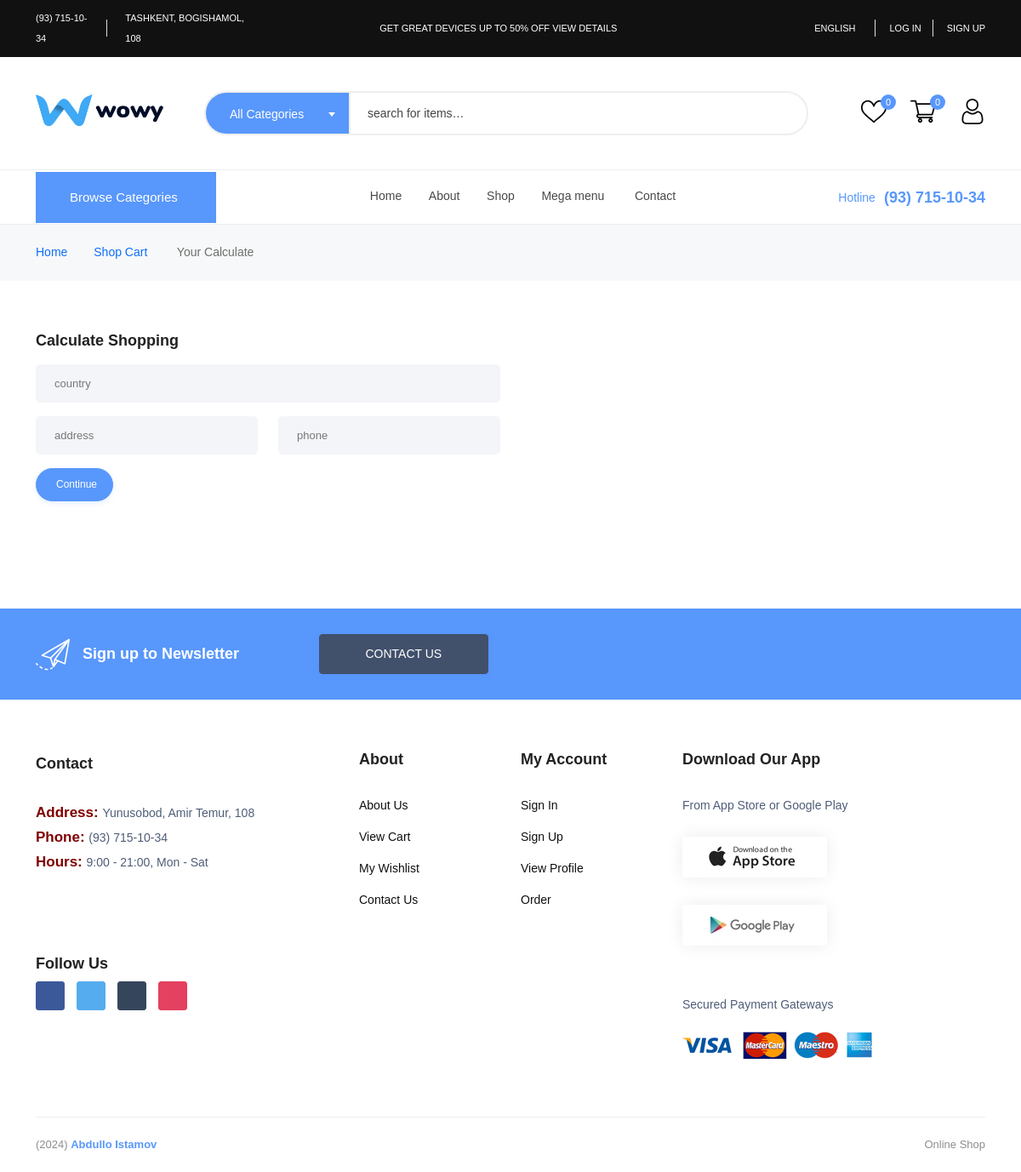
The page /order/shop-address/ on the database its author committed.
### apps/product/models.py (models this page shows)
class About(BaseModel):
    phone_number = models.CharField(max_length=20)
    location = models.CharField(max_length=500)
    address = models.CharField(max_length=100)
    hours = models.CharField(max_length=50)
    our_team_image = models.ImageField(upload_to='our_team/')
    team_title = models.CharField(max_length=50)
    team_body = models.TextField()
    team_person_name = models.CharField(max_length=50)
    team_person_position = models.CharField(max_length=50)
    team_person_facebook = models.CharField(max_length=100)
    team_person_instagram = models.CharField(max_length=100)
    team_person_linkedin = models.CharField(max_length=100)
    team_person_twitter = models.CharField(max_length=100)
    shop_facebook = models.CharField(max_length=100)
    shop_instagram = models.CharField(max_length=100)
    shop_linkedin = models.CharField(max_length=100)
    shop_twitter = models.CharField(max_length=100)

### apps/order/models.py (models this page shows, shortened)
class Payment(BaseModel):
     order = models.ManyToManyField(AddToCardInWishlist, related_name='payment')
     country = models.CharField(max_length=100)
     address = models.CharField(max_length=200)
     phone = models.CharField(max_length=15)

### apps/order/views.py (the view, shortened to what this page needs)
# urls.py: path('shop-address/', ShopAddressView.as_view(), name='shop-address'),
class ShopAddressView(View):
     def get(self, request):
          form = PaymentForm()
          context = {
               'form': form,
          }
          return render(request, 'products/shop-address.html', context)

### apps/order/forms.py (shortened to what this page needs)
class PaymentForm(forms.ModelForm):
     class Meta:
          model = Payment
          fields = ['country', 'address', 'phone']
          widgets = {
               'country': forms.TextInput(attrs={'class': 'form-control', 'placeholder':'country'}),
               'address': forms.TextInput(attrs={'class': 'form-control', 'placeholder':'address'}),
               'phone': forms.TextInput(attrs={'class': 'form-control', 'placeholder':'phone'}),
          }

### templates/products/shop-address.html (shortened to what this page needs)
{% extends "base.html" %}
{% load static %}
{% block content %}
    <main class="main">
        <div class="page-header breadcrumb-wrap">
            <div class="container">
                <div class="breadcrumb">
                    <a href="{% url 'home' %}" rel="nofollow">Home</a>
                    <span></span><a href="{% url 'shop-cart' %}">Shop Cart</a>
                    <span></span> Your Calculate
                </div>
            </div>
        </div>
        <section class="mt-60 mb-60">
            <div class="container">
                <div class="row">
                    <div class="col-12">
                        <div class="row mb-50">
                            <div class="col-lg-6 col-md-12">
                                <div class="heading_s1 mb-3">
                                    <h4>Calculate Shopping</h4>
                                </div>
                                <form class="field_form shipping_calculator" method="POST">
                                    <div class="form-row">
                                        <div class="form-group col-lg-12">
                                            <div class="custom_select">
                                                {{ form.country }}
                                            </div>
                                        </div>
                                    </div>
                                    <div class="form-row row">
                                        <div class="form-group col-lg-6">
                                            {{ form.address }}
                                        </div>
                                        <div class="form-group col-lg-6">
                                            {{ form.phone }}
                                        </div>
                                    </div>
                                    <div class="form-row">
                                        <div class="form-group col-lg-12">
                                            <button class="btn btn-rounded btn-sm btn-shadow-brand hover-up">Continue</button>
                                        </div>
                                    </div>
                                </form>
                            </div>
                        </div>
                    </div>
                </div>
            </div>
        </section>
    </main>
{% endblock content %}

### templates/base.html (shortened to what this page needs)
<!DOCTYPE html>
{% load static %}
<html class="no-js" lang="en">
<head>
    <link rel="stylesheet" href="{% static 'css/main.css' %}">
</head>
<body>
    <header class="header-area header-style-4 header-height-2">
        <div class="header-top header-top-ptb-1 d-none d-lg-block">
            <div class="container">
                <div class="row align-items-center">
                    <div class="col-xl-3 col-lg-4">
                        <div class="header-info">
                            <ul>
                                <li><a href="/">{{ about.phone_number }}</a></li>
                                <li><a target="_blank" href="/">{{ about.location }}</a></li>
                            </ul>
                        </div>
                    </div>
                    <div class="col-xl-6 col-lg-4">
                        <div class="text-center">
                            <div id="news-flash" class="d-inline-block">
                                <ul>
                                    <li> Get great devices up to 50% off <a class="active" href="#">View details</a></li>
                                </ul>
                            </div>
                        </div>
                    </div>
                    <div class="col-xl-3 col-lg-4">
                        <div class="header-info header-info-right">
                            <ul>
                                <li>
                                    <a class="language-dropdown-active" href="#">  English </a>
                                </li>
                                {% if user.is_authenticated %}
                                    <a href="{% url 'accounts:logout' %}" class="nav-item nav-link">Chiqish</a>
                                {% else %}
                                    <li><a href="{% url 'accounts:login' %}">Log In</a></li>
                                    <li><a href="{% url 'accounts:register' %}">Sign Up</a></li>
                                {% endif %}
                            </ul>
                        </div>
                    </div>
                </div>
            </div>
        </div>
        <div class="header-middle header-middle-ptb-1 d-none d-lg-block">
            <div class="container">
                <div class="header-wrap header-space-between">
                    <div class="logo logo-width-1">
                        <a href="/"><img src="{% static 'imgs/theme/logo-default.png' %}" alt="logo"></a>
                    </div>
                    <div class="search-style-2">
                        <form method="GET" action="{% url 'search' %}">
                            <input type="search" placeholder="search for items…" name="query">
                            <button type="submit"> </button>
                        </form>
                    </div>
                    <div class="header-action-right">
                        <div class="header-action-2">
                            <div class="header-action-icon-2">
                                <a href="{% url 'favorite' %}">
                                    <img class="svgInject" alt="wowy" src="{% static 'imgs/theme/icons/icon-heart.svg' %}">
                                    <span class="pro-count blue">{{ sevimlilar }}</span>
                                </a>
                            </div>
                            <div class="header-action-icon-2">
                                <a class="mini-cart-icon" href="{% url 'shop-cart' %}">
                                    <img alt="wowy" src="{% static 'imgs/theme/icons/icon-cart.svg' %}">
                                    <span class="pro-count blue">{{ cards }}</span>
                                </a>
                            </div>
                            <div class="header-action-icon-2">
                                <a href="{% url 'accounts:update' %}">
                                    <img alt="wowy" src="{% static 'imgs/theme/icons/icon-user.svg' %}">
                                </a>
                            </div>
                        </div>
                    </div>
                </div>
            </div>
        </div>
        <div class="header-bottom header-bottom-bg-color sticky-bar gray-bg sticky-blue-bg">
            <div class="container">
                <div class="header-wrap header-space-between position-relative">
                    <div class="main-categori-wrap d-none d-lg-block">
                        <a class="categori-button-active" href="/">
                             Browse Categories
                        </a>
                    </div>
                    <div class="main-menu main-menu-padding-1 main-menu-lh-2 d-none d-lg-block main-menu-light-white hover-boder hover-boder-white">
                        <nav>
                            <ul>
                                <li><a class="active" href="{% url 'home' %}">Home</a>
                                </li>
                                <li>
                                    <a href="{% url 'about' %}">About</a>
                                </li>
                                <li><a href="{% url 'shop' %}">Shop</a>
                                </li>
                                <li class="position-static"><a href="">Mega menu </a>
                                </li>
                                    <li><a href="{% url 'contact' %}">Contact</a></li>
                            </ul>
                        </nav>
                    </div>
                    <div class="hotline d-none d-lg-block">
                        <p><span>Hotline</span>{{ about.phone_number }}</p>
                    </div>
                </div>
            </div>
        </div>
    </header>
    {% block content %}
    {% endblock content %}
    <footer class="main">
        <section class="newsletter bg-brand p-30 text-white wow fadeIn animated">
            <div class="container">
                <div class="row align-items-center">
                    <div class="col-lg-7 mb-md-3 mb-lg-0">
                        <div class="row align-items-center">
                            <div class="col flex-horizontal-center">
                                <img class="icon-email" src="{% static 'imgs/theme/icons/icon-email.svg' %}" alt="">
                                <h4 class="font-size-20 mb-0 ml-3">Sign up to Newsletter</h4>
                            </div>
                            <div class="col my-4 my-md-0">
                                <a href="{% url 'contact' %}" class="btn btn-secondary btn-lg active font-weight-bold btn-shadow-brand hover-up" role="button" aria-pressed="true">Contact Us</a>
                            </div>
                        </div>
                    </div>
                </div>
            </div>
        </section>
        <section class="section-padding-60">
            <div class="container">
                <div class="row">
                    <div class="col-lg-4 col-md-6">
                        <div class="widget-about font-md mb-md-5 mb-lg-0">
                            <h4 class="mt-5 mb-10 fw-600 text-black wow fadeIn animated">Contact</h4>
                            <br>
                            <p class="wow fadeIn animated">
                                <strong style="color: maroon; font-size: 17px;">Address: </strong>{{ about.address }}
                            </p>
                            <p class="wow fadeIn animated">
                                <strong style="color: maroon; font-size: 17px;">Phone: </strong>{{ about.phone_number }}
                            </p>
                            <p class="wow fadeIn animated">
                                <strong style="color: maroon; font-size: 17px;">Hours: </strong>{{ about.hours}}
                            </p>
                            <br>
                            <br>
                            <br>
                            <h4 class="mb-10 mt-20 fw-600 text-black wow fadeIn animated">Follow Us</h4>
                            <div class="mobile-social-icon wow fadeIn animated mb-sm-5 mb-md-0">
                                <a class="facebook" href="{{ about.shop_facebook }}" target="_blank"></a>
                                <a class="twitter" href="{{ about.shop_twitter }}" target="_blank"></a>
                                <a class="tumblr" href="{{ about.shop_linkedin }}" target="_blank"></i></a>
                                <a class="instagram" href="{{ about.shop_instagram }}" target="_blank"></a>
                            </div>
                        </div>
                    </div>
                    <div class="col-lg-2 col-md-3">
                        <h5 class="widget-title mb-30 wow fadeIn animated">About</h5>
                        <ul class="footer-list wow fadeIn animated mb-sm-5 mb-md-0">
                            <li><a href="{% url 'about' %}">About Us</a></li>
                            <li><a href="{% url 'shop-cart' %}">View Cart</a></li>
                            <li><a href="{% url 'favorite' %}">My Wishlist</a></li>
                            <li><a href="{% url 'contact' %}">Contact Us</a></li>
                        </ul>
                    </div>
                    <div class="col-lg-2  col-md-3">
                        <h5 class="widget-title mb-30 wow fadeIn animated">My Account</h5>
                        <ul class="footer-list wow fadeIn animated">
                            <li><a href="{% url 'accounts:login' %}">Sign In</a></li>
                            <li><a href="{% url 'accounts:register' %}">Sign Up</a></li>
                            <li><a href="{% url 'accounts:update' %}">View Profile</a></li>
                            <li><a href="{% url 'shop' %}">Order</a></li>
                        </ul>
                    </div>
                    <div class="col-lg-4">
                        <h5 class="widget-title mb-30 wow fadeIn animated">Download Our App</h5>
                        <div class="row">
                            <div class="col-md-8 col-lg-12">
                                <p class="wow fadeIn animated">From App Store or Google Play</p>
                                <div class="download-app wow fadeIn animated">
                                    <a href="#" class="hover-up mb-sm-4"><img src="{% static 'imgs/theme/app-store.jpg' %}" alt=""></a>
                                    <a href="#" class="hover-up"><img src="{% static 'imgs/theme/google-play.jpg' %}" alt=""></a>
                                </div>
                            </div>
                            <div class="col-md-4 col-lg-12">
                                <p class="mb-20 wow fadeIn animated mt-md-3">Secured Payment Gateways</p>
                                <img class="wow fadeIn animated" src="{% static 'imgs/theme/payment-method.png' %}" alt="">
                            </div>
                        </div>
                    </div>
                </div>
            </div>
        </section>
        <div class="container pb-20 wow fadeIn animated">
            <div class="row">
                <div class="col-12 mb-20">
                    <div class="footer-bottom"></div>
                </div>
                <div class="col-lg-6">
                    <p class="float-md-left font-sm text-muted mb-0">(2024) <strong class="text-brand">Abdullo Istamov</strong></p>
                </div>
                <div class="col-lg-6">
                    <p class="text-lg-end text-start font-sm text-muted mb-0">
                        Online Shop
                    </p>
                </div>
            </div>
        </div>
    </footer>
</body>
</html>

### rows shown on the page
About: phone_number "(93) 715-10-34", location "TASHKENT, BOGISHAMOL, 108", address "Yunusobod, Amir Temur, 108", hours "9:00 - 21:00, Mon - Sat"

### other values the page prints
{{ sevimlilar }} "0"
{{ cards }} "0"
